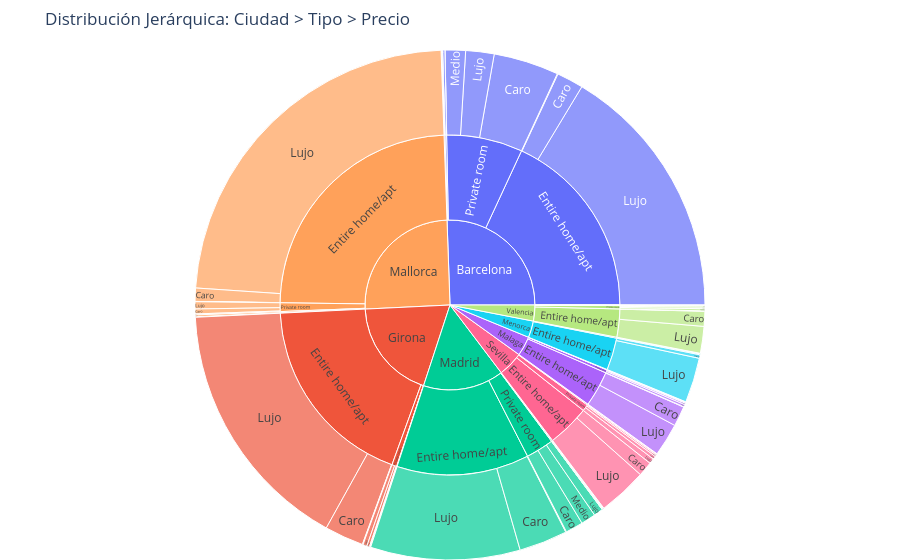

Notebook code cell kept with this figure:
### Code cell
import plotly.express as px

# 1. Creamos los rangos de precio (si no los habías creado antes)
bins = [0, 100, 300, 700, float('inf')]
labels = ['Económico', 'Medio', 'Caro', 'Lujo']
df['price_range'] = pd.cut(df['price'], bins=bins, labels=labels)

# 2. Creamos el gráfico Sunburst
fig = px.sunburst(
    df, 
    path=['city', 'room_type', 'price_range'], # El orden de la jerarquía
    values='price',                            # O puedes usar count() si prefieres volumen
    color='city',                              # Colorea cada rama por ciudad
    title="Distribución Jerárquica: Ciudad > Tipo > Precio"
)

# Mejoramos un poco la estética
fig.update_layout(margin=dict(t=50, l=0, r=0, b=0))
fig.show()

### Figure 1 — Plotly figure (JSON) as saved in the notebook; plotly's stock layout.template omitted (floating-point values rounded to 4 significant figures)
{"data": [{"branchvalues": "total", "customdata": [["Barcelona"], ["Barcelona"], ["Barcelona"], ["Barcelona"], ["Barcelona"], ["Barcelona"], ["Barcelona"], ["Barcelona"], ["Barcelona"], ["Barcelona"], ["Barcelona"], ["Barcelona"], ["Barcelona"], ["Barcelona"], ["Barcelona"], ["Barcelona"], ["Barcelona"], ["Barcelona"], ["Girona"], ["Girona"], ["Girona"], ["Girona"], ["Girona"], ["Girona"], ["Girona"], ["Girona"], ["Girona"], ["Girona"], ["Girona"], ["Girona"], ["Girona"], ["Girona"], ["Madrid"], ["Madrid"], ["Madrid"], ["Madrid"], ["Madrid"], ["Madrid"], ["Madrid"], ["Madrid"], ["Madrid"], ["Madrid"], ["Madrid"], ["Madrid"], ["Madrid"], ["Madrid"], ["Madrid"], ["Madrid"], ["Madrid"], ["Malaga"], ["Malaga"], ["Malaga"], ["Malaga"], ["Malaga"], ["Malaga"], ["Malaga"], ["Malaga"], ["Malaga"], ["Malaga"], ["Malaga"], ["Malaga"], ["Malaga"], ["Malaga"], ["Malaga"], ["Mallorca"], ["Mallorca"], ["Mallorca"], ["Mallorca"], ["Mallorca"], ["Mallorca"], ["Mallorca"], ["Mallorca"], ["Mallorca"], ["Mallorca"], ["Mallorca"], ["Mallorca"], ["Mallorca"], ["Mallorca"], ["Menorca"], ["Menorca"], ["Menorca"], ["Menorca"], ["Menorca"], ["Menorca"], ["Menorca"], ["Menorca"], ["Sevilla"], ["Sevilla"], ["Sevilla"], ["Sevilla"], ["Sevilla"], ["Sevilla"], ["Sevilla"], ["Sevilla"], ["Sevilla"], ["Sevilla"], ["Sevilla"], ["Sevilla"], ["Sevilla"], ["Sevilla"], ["Valencia"], ["Valencia"], ["Valencia"], ["Valencia"], ["Valencia"], ["Valencia"], ["Valencia"], ["Valencia"], ["Valencia"], ["Valencia"], ["Valencia"], ["Valencia"], ["Valencia"], ["Valencia"]], "domain": {"x": [0, 1], "y": [0, 1]}, "hovertemplate": "labels=%{label}<br>price=%{value}<br>parent=%{parent}<br>id=%{id}<br>city=%{customdata[0]}<extra></extra>", "ids": ["Barcelona/Hotel room", "Barcelona/Hotel room/Caro", "Barcelona/Private room/Lujo", "Barcelona/Shared room", "Barcelona/Entire home/apt/Medio", "Barcelona/Entire home/apt", "Barcelona/Private room/Medio", "Barcelona/Hotel room/Lujo", "Barcelona", "Barcelona/Shared room/Medio", "Barcelona/Entire home/apt/Lujo", "Barcelona/Shared room/Lujo", "Barcelona/Private room/Económico", "Barcelona/Private room/Caro", "Barcelona/Shared room/Caro", "Barcelona/Shared room/Económico", "Barcelona/Entire home/apt/Caro", "Barcelona/Private room", "Girona/Private room", "Girona/Private room/Medio", "Girona/Hotel room/Lujo", "Girona/Hotel room/Económico", "Girona/Entire home/apt/Medio", "Girona/Entire home/apt/Económico", "Girona/Hotel room/Caro", "Girona/Entire home/apt", "Girona/Hotel room", "Girona", "Girona/Private room/Caro", "Girona/Private room/Lujo", "Girona/Entire home/apt/Lujo", "Girona/Entire home/apt/Caro", "Madrid/Private room/Medio", "Madrid/Hotel room/Lujo", "Madrid/Private room/Económico", "Madrid/Entire home/apt/Lujo", "Madrid", "Madrid/Shared room/Medio", "Madrid/Shared room/Caro", "Madrid/Hotel room/Caro", "Madrid/Entire home/apt", "Madrid/Hotel room", "Madrid/Private room/Caro", "Madrid/Private room", "Madrid/Entire home/apt/Caro", "Madrid/Shared room", "Madrid/Private room/Lujo", "Madrid/Shared room/Lujo", "Madrid/Entire home/apt/Medio", "Malaga/Entire home/apt", "Malaga/Hotel room/Lujo", "Malaga/Shared room/Medio", "Malaga/Shared room", "Malaga", "Malaga/Private room", "Malaga/Hotel room", "Malaga/Private room/Lujo", "Malaga/Private room/Caro", "Malaga/Private room/Económico", "Malaga/Entire home/apt/Lujo", "Malaga/Entire home/apt/Caro", "Malaga/Entire home/apt/Medio", "Malaga/Hotel room/Caro", "Malaga/Private room/Medio", "Mallorca/Private room", "Mallorca/Private room/Caro", "Mallorca/Private room/Lujo", "Mallorca/Hotel room/Lujo", "Mallorca/Private room/Medio", "Mallorca/Entire home/apt/Económico", "Mallorca/Entire home/apt/Lujo", "Mallorca", "Mallorca/Entire home/apt", "Mallorca/Shared room/Caro", "Mallorca/Hotel room", "Mallorca/Entire home/apt/Medio", "Mallorca/Shared room", "Mallorca/Entire home/apt/Caro", "Menorca/Entire home/apt", "Menorca/Entire home/apt/Caro", "Menorca/Entire home/apt/Lujo", "Menorca/Private room", "Menorca", "Menorca/Private room/Lujo", "Menorca/Private room/Medio", "Menorca/Private room/Caro", "Sevilla/Private room/Caro", "Sevilla/Entire home/apt/Caro", "Sevilla", "Sevilla/Hotel room/Lujo", "Sevilla/Shared room", "Sevilla/Hotel room", "Sevilla/Entire home/apt/Lujo", "Sevilla/Private room", "Sevilla/Private room/Lujo", "Sevilla/Hotel room/Caro", "Sevilla/Shared room/Medio", "Sevilla/Hotel room/Medio", "Sevilla/Entire home/apt", "Sevilla/Private room/Medio", "Valencia/Private room/Medio", "Valencia", "Valencia/Entire home/apt/Lujo", "Valencia/Shared room/Medio", "Valencia/Entire home/apt/Caro", "Valencia/Private room/Caro", "Valencia/Shared room", "Valencia/Entire home/apt/Medio", "Valencia/Hotel room/Lujo", "Valencia/Private room/Económico", "Valencia/Private room/Lujo", "Valencia/Private room", "Valencia/Hotel room", "Valencia/Entire home/apt"], "labels": ["Hotel room", "Caro", "Lujo", "Shared room", "Medio", "Entire home/apt", "Medio", "Lujo", "Barcelona", "Medio", "Lujo", "Lujo", "Económico", "Caro", "Caro", "Económico", "Caro", "Private room", "Private room", "Medio", "Lujo", "Económico", "Medio", "Económico", "Caro", "Entire home/apt", "Hotel room", "Girona", "Caro", "Lujo", "Lujo", "Caro", "Medio", "Lujo", "Económico", "Lujo", "Madrid", "Medio", "Caro", "Caro", "Entire home/apt", "Hotel room", "Caro", "Private room", "Caro", "Shared room", "Lujo", "Lujo", "Medio", "Entire home/apt", "Lujo", "Medio", "Shared room", "Malaga", "Private room", "Hotel room", "Lujo", "Caro", "Económico", "Lujo", "Caro", "Medio", "Caro", "Medio", "Private room", "Caro", "Lujo", "Lujo", "Medio", "Económico", "Lujo", "Mallorca", "Entire home/apt", "Caro", "Hotel room", "Medio", "Shared room", "Caro", "Entire home/apt", "Caro", "Lujo", "Private room", "Menorca", "Lujo", "Medio", "Caro", "Caro", "Caro", "Sevilla", "Lujo", "Shared room", "Hotel room", "Lujo", "Private room", "Lujo", "Caro", "Medio", "Medio", "Entire home/apt", "Medio", "Medio", "Valencia", "Lujo", "Medio", "Caro", "Caro", "Shared room", "Medio", "Lujo", "Económico", "Lujo", "Private room", "Hotel room", "Entire home/apt"], "marker": {"colors": ["#636efa", "#636efa", "#636efa", "#636efa", "#636efa", "#636efa", "#636efa", "#636efa", "#636efa", "#636efa", "#636efa", "#636efa", "#636efa", "#636efa", "#636efa", "#636efa", "#636efa", "#636efa", "#EF553B", "#EF553B", "#EF553B", "#EF553B", "#EF553B", "#EF553B", "#EF553B", "#EF553B", "#EF553B", "#EF553B", "#EF553B", "#EF553B", "#EF553B", "#EF553B", "#00cc96", "#00cc96", "#00cc96", "#00cc96", "#00cc96", "#00cc96", "#00cc96", "#00cc96", "#00cc96", "#00cc96", "#00cc96", "#00cc96", "#00cc96", "#00cc96", "#00cc96", "#00cc96", "#00cc96", "#ab63fa", "#ab63fa", "#ab63fa", "#ab63fa", "#ab63fa", "#ab63fa", "#ab63fa", "#ab63fa", "#ab63fa", "#ab63fa", "#ab63fa", "#ab63fa", "#ab63fa", "#ab63fa", "#ab63fa", "#FFA15A", "#FFA15A", "#FFA15A", "#FFA15A", "#FFA15A", "#FFA15A", "#FFA15A", "#FFA15A", "#FFA15A", "#FFA15A", "#FFA15A", "#FFA15A", "#FFA15A", "#FFA15A", "#19d3f3", "#19d3f3", "#19d3f3", "#19d3f3", "#19d3f3", "#19d3f3", "#19d3f3", "#19d3f3", "#FF6692", "#FF6692", "#FF6692", "#FF6692", "#FF6692", "#FF6692", "#FF6692", "#FF6692", "#FF6692", "#FF6692", "#FF6692", "#FF6692", "#FF6692", "#FF6692", "#B6E880", "#B6E880", "#B6E880", "#B6E880", "#B6E880", "#B6E880", "#B6E880", "#B6E880", "#B6E880", "#B6E880", "#B6E880", "#B6E880", "#B6E880", "#B6E880"]}, "name": "", "parents": ["Barcelona", "Barcelona/Hotel room", "Barcelona/Private room", "Barcelona", "Barcelona/Entire home/apt", "Barcelona", "Barcelona/Private room", "Barcelona/Hotel room", "", "Barcelona/Shared room", "Barcelona/Entire home/apt", "Barcelona/Shared room", "Barcelona/Private room", "Barcelona/Private room", "Barcelona/Shared room", "Barcelona/Shared room", "Barcelona/Entire home/apt", "Barcelona", "Girona", "Girona/Private room", "Girona/Hotel room", "Girona/Hotel room", "Girona/Entire home/apt", "Girona/Entire home/apt", "Girona/Hotel room", "Girona", "Girona", "", "Girona/Private room", "Girona/Private room", "Girona/Entire home/apt", "Girona/Entire home/apt", "Madrid/Private room", "Madrid/Hotel room", "Madrid/Private room", "Madrid/Entire home/apt", "", "Madrid/Shared room", "Madrid/Shared room", "Madrid/Hotel room", "Madrid", "Madrid", "Madrid/Private room", "Madrid", "Madrid/Entire home/apt", "Madrid", "Madrid/Private room", "Madrid/Shared room", "Madrid/Entire home/apt", "Malaga", "Malaga/Hotel room", "Malaga/Shared room", "Malaga", "", "Malaga", "Malaga", "Malaga/Private room", "Malaga/Private room", "Malaga/Private room", "Malaga/Entire home/apt", "Malaga/Entire home/apt", "Malaga/Entire home/apt", "Malaga/Hotel room", "Malaga/Private room", "Mallorca", "Mallorca/Private room", "Mallorca/Private room", "Mallorca/Hotel room", "Mallorca/Private room", "Mallorca/Entire home/apt", "Mallorca/Entire home/apt", "", "Mallorca", "Mallorca/Shared room", "Mallorca", "Mallorca/Entire home/apt", "Mallorca", "Mallorca/Entire home/apt", "Menorca", "Menorca/Entire home/apt", "Menorca/Entire home/apt", "Menorca", "", "Menorca/Private room", "Menorca/Private room", "Menorca/Private room", "Sevilla/Private room", "Sevilla/Entire home/apt", "", "Sevilla/Hotel room", "Sevilla", "Sevilla", "Sevilla/Entire home/apt", "Sevilla", "Sevilla/Private room", "Sevilla/Hotel room", "Sevilla/Shared room", "Sevilla/Hotel room", "Sevilla", "Sevilla/Private room", "Valencia/Private room", "", "Valencia/Entire home/apt", "Valencia/Shared room", "Valencia/Entire home/apt", "Valencia/Private room", "Valencia", "Valencia/Entire home/apt", "Valencia/Hotel room", "Valencia/Private room", "Valencia/Private room", "Valencia", "Valencia", "Valencia"], "type": "sunburst", "values": [10110.0, 500.0, 120300.0, 5950.0, 2730.0, 1210000.0, 86500.0, 9610.0, 1709000.0, 770.0, 1094000.0, 1400.0, 420.0, 276500.0, 3520.0, 260.0, 113300.0, 483700.0, 31310.0, 3020.0, 1900.0, 100.0, 2480.0, 100.0, 500.0, 1250000.0, 2500.0, 1284000.0, 11020.0, 17270.0, 1081000.0, 165800.0, 62430.0, 2700.0, 470.0, 633900.0, 1027000.0, 1850.0, 1850.0, 910.0, 841800.0, 3610.0, 74460.0, 176700.0, 204900.0, 4700.0, 39350.0, 1000.0, 2930.0, 226600.0, 1710.0, 430.0, 430.0, 248700.0, 19620.0, 2110.0, 3450.0, 9640.0, 100.0, 139900.0, 85070.0, 1570.0, 400.0, 6430.0, 55320.0, 20800.0, 30510.0, 8410.0, 4010.0, 100.0, 1563000.0, 1686000.0, 1621000.0, 1480.0, 8410.0, 900.0, 1480.0, 56320.0, 205400.0, 15140.0, 190300.0, 6100.0, 211500.0, 3500.0, 300.0, 2300.0, 13230.0, 62130.0, 318800.0, 4500.0, 120.0, 6430.0, 207700.0, 42420.0, 22340.0, 1750.0, 120.0, 180.0, 269800.0, 6850.0, 9070.0, 203100.0, 113500.0, 610.0, 63250.0, 6950.0, 610.0, 1680.0, 1910.0, 290.0, 5800.0, 22110.0, 1910.0, 178400.0]}], "layout": {"legend": {"tracegroupgap": 0}, "margin": {"b": 0, "l": 0, "r": 0, "t": 50}, "title": {"text": "Distribución Jerárquica: Ciudad > Tipo > Precio"}}}
